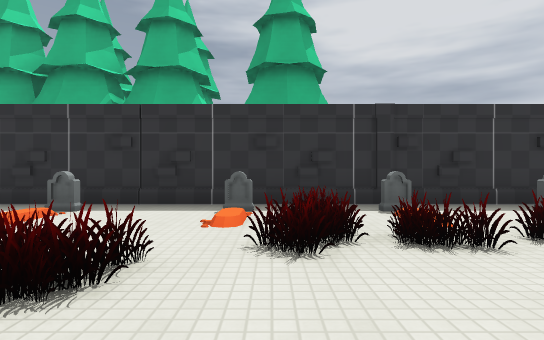
[1] (above)

24 first-person views from a walk through a Godot game level. The camera is 1.2 m above the floor, looks level and sees 80° across. The floor is counted in squares, 2 m on a side. Each view is taken from the middle of a square. On the plan, view 1 faces up. The plan holds only what a view shows up to about 10 squares ahead; the rest is blank. The place goes on beyond the plan. Characters and animated objects are left out. Some surface patterns are stand-ins.

[2]
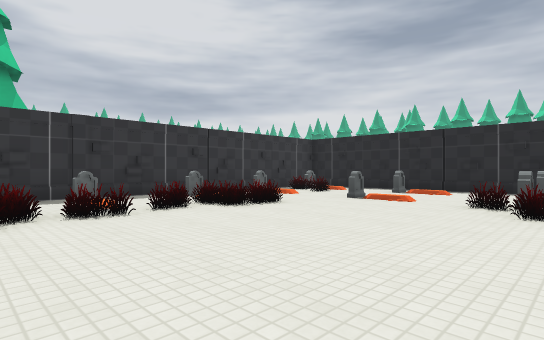

[3]
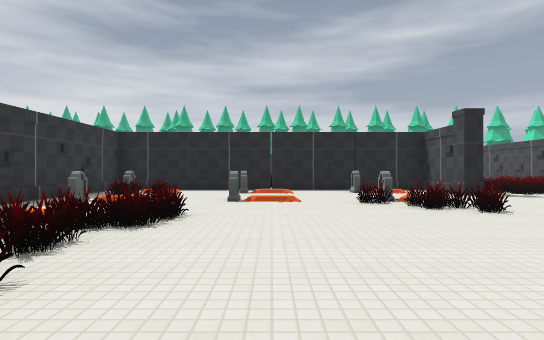

[4]
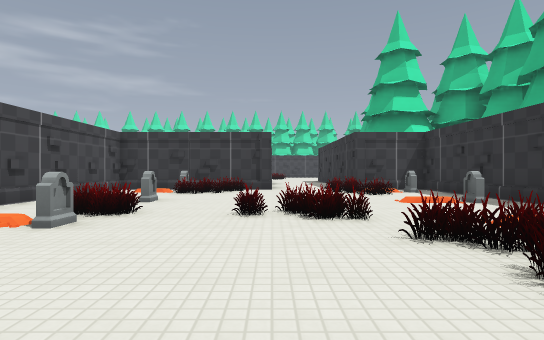

[5]
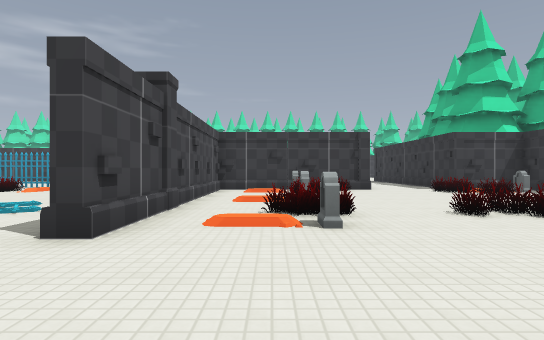

[6]
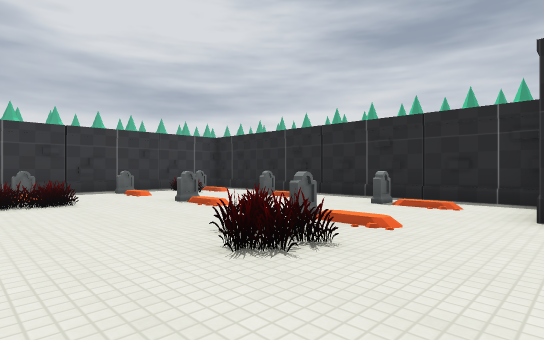

[7]
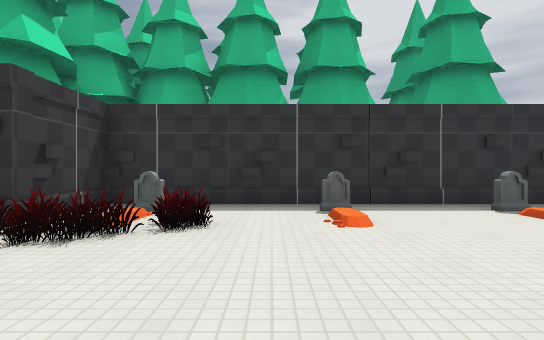

[8]
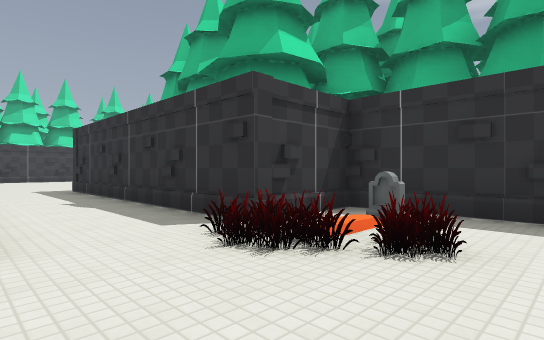

[9]
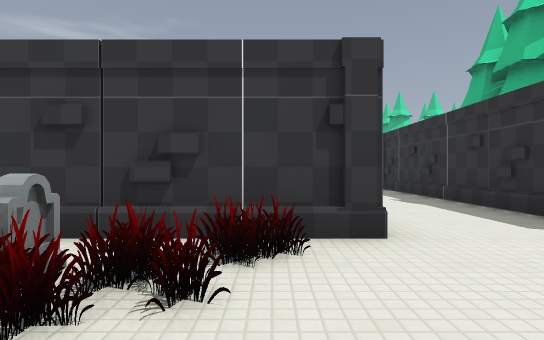

[10]
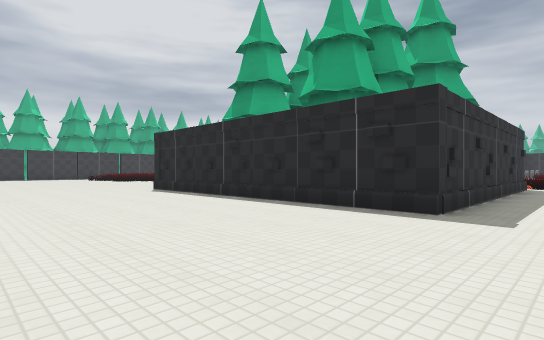

[11]
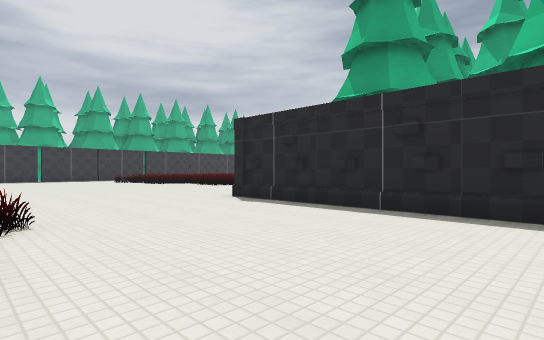

[12]
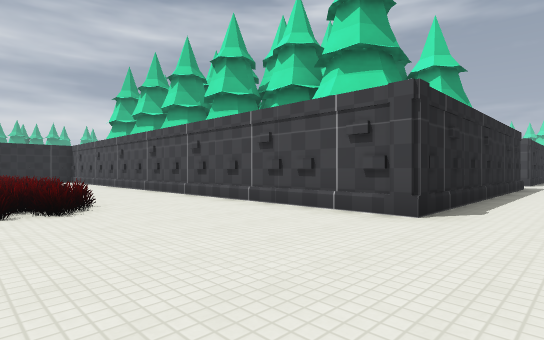

[13]
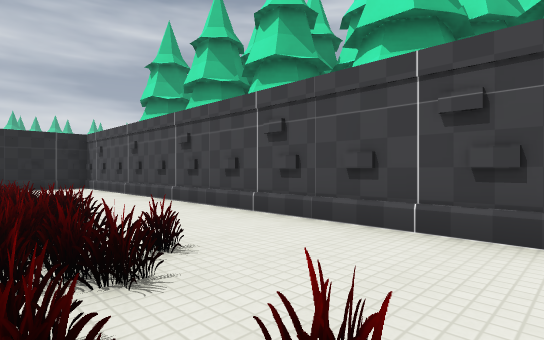

[14]
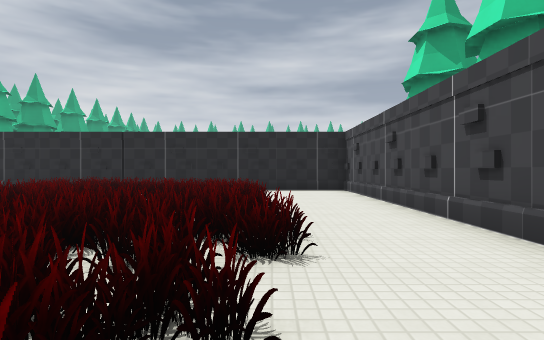

[15]
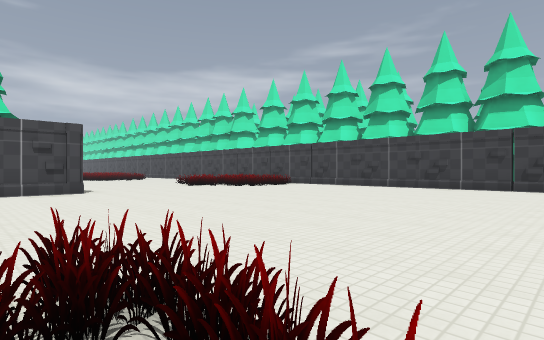

[16]
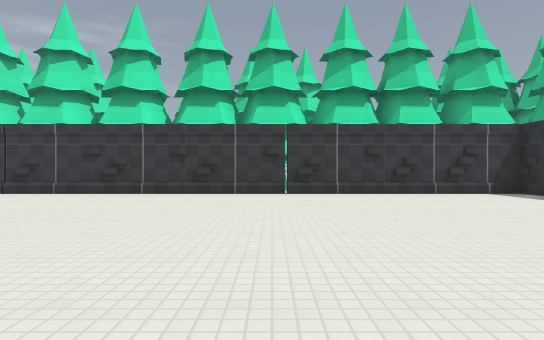

[17]
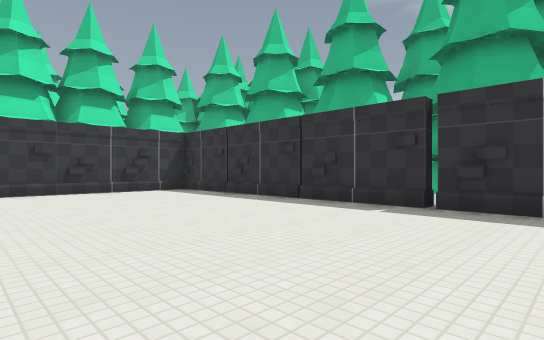

[18]
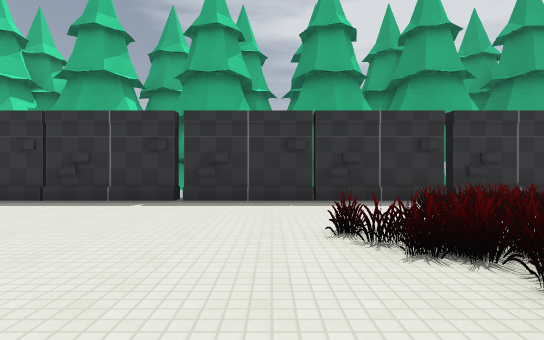

[19]
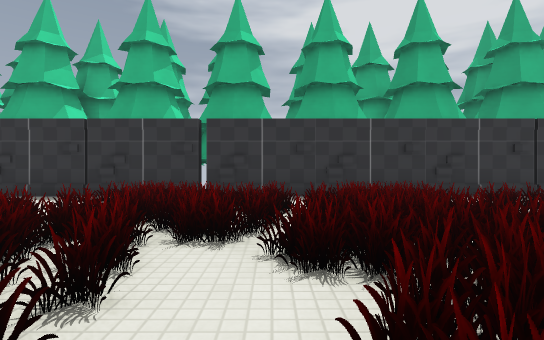

[20]
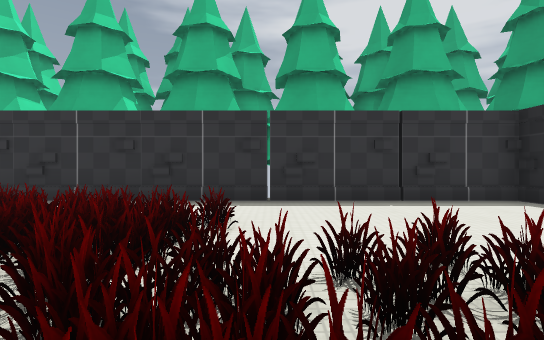

[21]
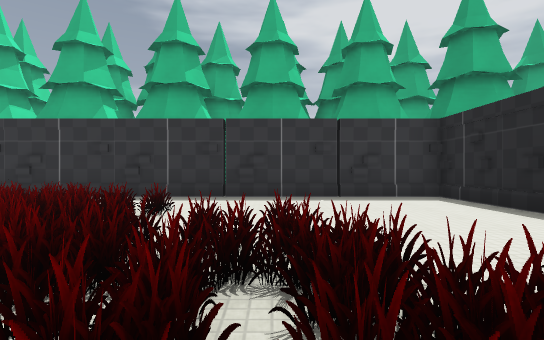

[22]
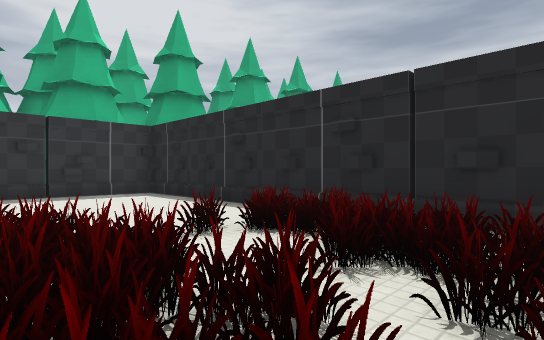

[23]
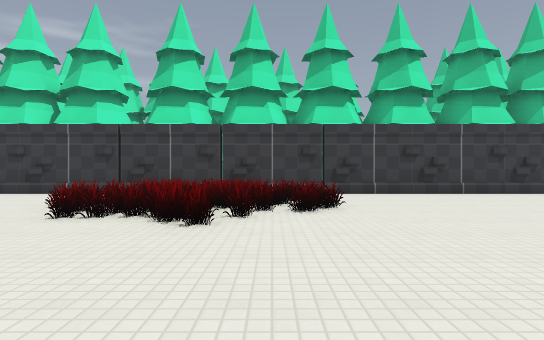

[24]
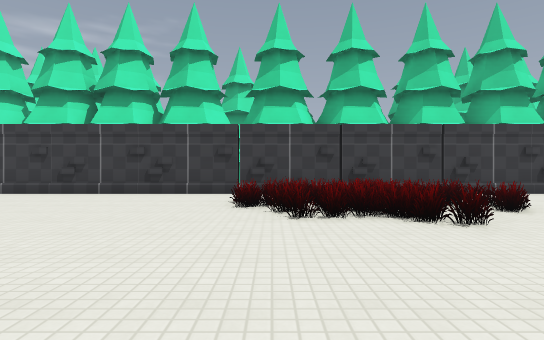

### Floor plan
Key: @ floor where view 1 was taken; # wall or solid block; . main floor; : floor 0.25 m higher than the main floor; / step, stairs or slope; T tree; O other object.
Columns run from 26 left of view 1 to 10 right of it. Each row starts with its distance up from view 1.
 28     TT  TTTTTOTTTT  O T  T TTT
 27  TT TTTTT TT TTTTTTTTTTTTTTT T
 26  TTTTT#TTTTT#TTTTTTTTTTTTTTT T
 25  TT./////////////////.......#
 24  TT#...........      .......#
 23  TT#...........       ......#
 22  TT#........... ..    ......#
 21 TTT...............    ......#
 20  TT#...............   ......#
 19  TT#........... ...    .....#
 18  TT#...........  .      ....#
 17  TT#...........         ... #
 16  TT.............            #
 15  TT...................      #
 14  TT.........................#
 13 TTT#........................#
 12 T  # .......////////////////#
 11  TT. .......#TT#T#TTTTTTTTTT
 10    #  ......#T T TTTTTTTTTTT
  9  TT.  ......#T TT TTTTTTT
  8  TT# .......#TTTTTT T  TTTTT
  7  T #........#TTT TTTTT TTTTT
  6  TT.........TTT TTT##################
  5  TT.........#TTT T #O..O.O..O.O.O..O#
  4   T.........########...:...... .....#
  3  TT#.. .............................#
  2  TT#.  .........................O..O#
  1  TT                #................#
  0   T                #......@.........#
 -1                    #O..O.O......O..O#
 -2                    ##...............#
 -3                    #................#
 -4                    ########. .....###

Positions as (right, up) in squares from view 1, and headings:
1: (0, 0), facing up
2: (0, -2), facing up-right
3: (0, 1), facing right
4: (3, 1), facing left
5: (3, -2), facing left
6: (3, -4), facing up-right
7: (-4, 0), facing up
8: (-4, 1), facing up-left
9: (-4, 0), facing left
10: (-19, 2), facing up-right
11: (-19, 6), facing up-right
12: (-16, 16), facing down-right
13: (-10, 15), facing down-right
14: (-8, 14), facing right
15: (-12, 21), facing down-left
16: (-15, 19), facing left
17: (-14, 20), facing up-left
18: (-14, 19), facing up
19: (-9, 18), facing up
20: (-3, 19), facing up
21: (-2, 18), facing up
22: (-2, 17), facing up-right
23: (-15, 11), facing left
24: (-15, 8), facing left
